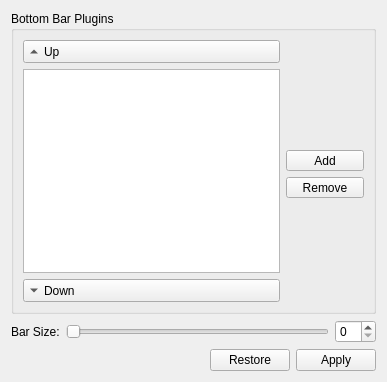
<ui version="4.0" >
 <class>Form</class>
 <widget class="QWidget" name="Form" >
  <property name="geometry" >
   <rect>
    <x>0</x>
    <y>0</y>
    <width>387</width>
    <height>382</height>
   </rect>
  </property>
  <property name="windowTitle" >
   <string>Form</string>
  </property>
  <layout class="QVBoxLayout" name="verticalLayout" >
   <item>
    <widget class="QGroupBox" name="groupBox" >
     <property name="title" >
      <string>Bottom Bar Plugins</string>
     </property>
     <layout class="QGridLayout" name="gridLayout" >
      <item row="0" column="0" >
       <widget class="QToolButton" name="buttonUpPlugin" >
        <property name="sizePolicy" >
         <sizepolicy vsizetype="Fixed" hsizetype="Minimum" >
          <horstretch>0</horstretch>
          <verstretch>0</verstretch>
         </sizepolicy>
        </property>
        <property name="text" >
         <string>Up</string>
        </property>
        <property name="toolButtonStyle" >
         <enum>Qt::ToolButtonTextBesideIcon</enum>
        </property>
        <property name="arrowType" >
         <enum>Qt::UpArrow</enum>
        </property>
       </widget>
      </item>
      <item rowspan="2" row="0" column="1" >
       <spacer name="verticalSpacer_2" >
        <property name="orientation" >
         <enum>Qt::Vertical</enum>
        </property>
        <property name="sizeHint" stdset="0" >
         <size>
          <width>20</width>
          <height>40</height>
         </size>
        </property>
       </spacer>
      </item>
      <item row="2" column="1" >
       <widget class="QToolButton" name="buttonAddPlugin" >
        <property name="sizePolicy" >
         <sizepolicy vsizetype="Fixed" hsizetype="Minimum" >
          <horstretch>0</horstretch>
          <verstretch>0</verstretch>
         </sizepolicy>
        </property>
        <property name="text" >
         <string>Add</string>
        </property>
        <property name="icon" >
         <iconset resource="resourceBar.qrc" >
          <normaloff>:/add.svg</normaloff>:/add.svg</iconset>
        </property>
        <property name="toolButtonStyle" >
         <enum>Qt::ToolButtonTextBesideIcon</enum>
        </property>
       </widget>
      </item>
      <item row="3" column="1" >
       <widget class="QToolButton" name="buttonDelPlugin" >
        <property name="sizePolicy" >
         <sizepolicy vsizetype="Fixed" hsizetype="Minimum" >
          <horstretch>0</horstretch>
          <verstretch>0</verstretch>
         </sizepolicy>
        </property>
        <property name="text" >
         <string>Remove</string>
        </property>
        <property name="icon" >
         <iconset resource="resourceBar.qrc" >
          <normaloff>:/remove.svg</normaloff>:/remove.svg</iconset>
        </property>
        <property name="toolButtonStyle" >
         <enum>Qt::ToolButtonTextBesideIcon</enum>
        </property>
       </widget>
      </item>
      <item rowspan="2" row="4" column="1" >
       <spacer name="verticalSpacer" >
        <property name="orientation" >
         <enum>Qt::Vertical</enum>
        </property>
        <property name="sizeHint" stdset="0" >
         <size>
          <width>78</width>
          <height>40</height>
         </size>
        </property>
       </spacer>
      </item>
      <item row="5" column="0" >
       <widget class="QToolButton" name="buttonDownPlugin" >
        <property name="sizePolicy" >
         <sizepolicy vsizetype="Fixed" hsizetype="Minimum" >
          <horstretch>0</horstretch>
          <verstretch>0</verstretch>
         </sizepolicy>
        </property>
        <property name="text" >
         <string>Down</string>
        </property>
        <property name="toolButtonStyle" >
         <enum>Qt::ToolButtonTextBesideIcon</enum>
        </property>
        <property name="arrowType" >
         <enum>Qt::DownArrow</enum>
        </property>
       </widget>
      </item>
      <item rowspan="4" row="1" column="0" >
       <widget class="QListWidget" name="pluginListView" >
        <property name="editTriggers" >
         <set>QAbstractItemView::NoEditTriggers</set>
        </property>
        <property name="dragEnabled" >
         <bool>true</bool>
        </property>
        <property name="dragDropMode" >
         <enum>QAbstractItemView::InternalMove</enum>
        </property>
        <property name="alternatingRowColors" >
         <bool>true</bool>
        </property>
       </widget>
      </item>
     </layout>
    </widget>
   </item>
   <item>
    <layout class="QHBoxLayout" name="horizontalLayout_2" >
     <item>
      <widget class="QLabel" name="label" >
       <property name="text" >
        <string>Bar Size:</string>
       </property>
       <property name="buddy" >
        <cstring>horizontalSlider</cstring>
       </property>
      </widget>
     </item>
     <item>
      <widget class="QSlider" name="horizontalSlider" >
       <property name="orientation" >
        <enum>Qt::Horizontal</enum>
       </property>
      </widget>
     </item>
     <item>
      <widget class="QSpinBox" name="spinBox" />
     </item>
    </layout>
   </item>
   <item>
    <layout class="QHBoxLayout" name="horizontalLayout" >
     <item>
      <spacer name="horizontalSpacer" >
       <property name="orientation" >
        <enum>Qt::Horizontal</enum>
       </property>
       <property name="sizeHint" stdset="0" >
        <size>
         <width>40</width>
         <height>20</height>
        </size>
       </property>
      </spacer>
     </item>
     <item>
      <widget class="QPushButton" name="buttonRestore" >
       <property name="text" >
        <string>Restore</string>
       </property>
      </widget>
     </item>
     <item>
      <widget class="QPushButton" name="buttonApply" >
       <property name="text" >
        <string>Apply</string>
       </property>
      </widget>
     </item>
    </layout>
   </item>
  </layout>
 </widget>
 <resources>
  <include location="resourceBar.qrc" />
 </resources>
 <connections>
  <connection>
   <sender>spinBox</sender>
   <signal>valueChanged(int)</signal>
   <receiver>horizontalSlider</receiver>
   <slot>setValue(int)</slot>
   <hints>
    <hint type="sourcelabel" >
     <x>324</x>
     <y>323</y>
    </hint>
    <hint type="destinationlabel" >
     <x>281</x>
     <y>322</y>
    </hint>
   </hints>
  </connection>
  <connection>
   <sender>horizontalSlider</sender>
   <signal>valueChanged(int)</signal>
   <receiver>spinBox</receiver>
   <slot>setValue(int)</slot>
   <hints>
    <hint type="sourcelabel" >
     <x>191</x>
     <y>325</y>
    </hint>
    <hint type="destinationlabel" >
     <x>349</x>
     <y>325</y>
    </hint>
   </hints>
  </connection>
 </connections>
 <slots>
  <slot>setBarSize(int)</slot>
 </slots>
</ui>
